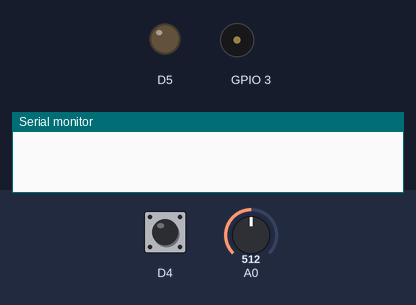
Bench run of a sketch on a simulated ESP8266 (NodeMCU). Shown: output pins drawn as LEDs (lit = HIGH), buzzer (waves = sounding), the last lines printed to the serial monitor. Inputs (shaded band) come from the test bench; at power-on: D4 HIGH, A0 = 512.

Above: at 1.2 s.
1.3 s: D4 pulled LOW for 0.15 s
At 2.5 s:
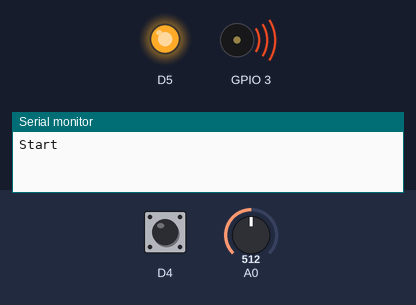
2.9 s: A0 set to 295
4.4 s: A0 set to 272
At 5.5 s:
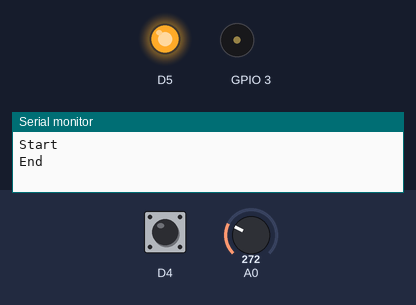
5.9 s: A0 set to 290
At 6.6 s:
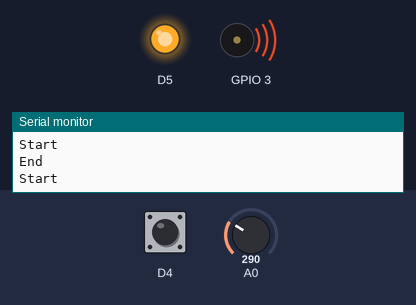
7.4 s: A0 set to 270
At 7.8 s:
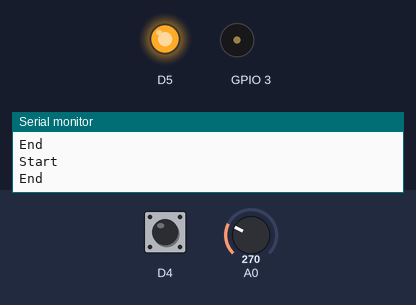
8.9 s: D4 pulled LOW for 1 s
At 9.7 s:
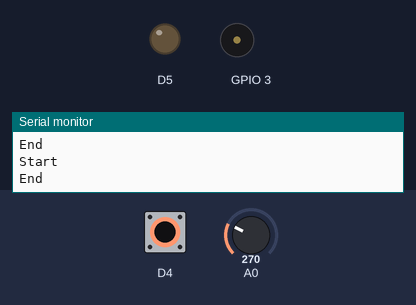
Timing chart, 0 to 11.9 s (numbered marks = the images above; inputs shaded):
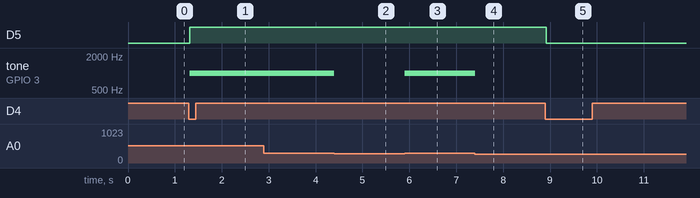

Measured:
- the behaviour switches between 281 and 280 on A0 (found by bisection; images 1 and 2)
- after the input at 1.3 s, D5: LOW → HIGH at once; tone on GPIO 3: silent → 1000 Hz at once
- after the input at 2.9 s, every drawn part: stays the same
- after the input at 4.4 s, tone on GPIO 3: 1000 Hz → silent at once
- after the input at 5.9 s, tone on GPIO 3: silent → 1000 Hz at once
- after the input at 7.4 s, tone on GPIO 3: 1000 Hz → silent at once
- after the input at 8.9 s, D5: HIGH → LOW at once

The sketch:

sketch_sep30a.ino
```cpp
int lastSw = HIGH;
bool armed = false;
bool alarming = false;


void setup()
{
  Serial.begin(9600);
  pinMode(D4, INPUT_PULLUP);  // 스위치
  pinMode(D9, OUTPUT);        // 부저
  pinMode(D13, OUTPUT);       // 상태 LED
}


void loop()
 {
  int sw = digitalRead(D4);
  //Serial.println(sw);

    if (lastSw == HIGH && sw == LOW)
    {   // 방금 눌림
    delay(20);
    armed = !armed;                    // 경보 ON / OFF
    digitalWrite(D13, armed);
        if (!armed)
        {
          noTone(D9);
          alarming = false;
        }

    }

    lastSw = sw;
    //버튼이 눌려있다면 실행한다
    if(armed)
    {
      int v = analogRead(A0);
      if(v > 280 && alarming == false)
      {
        //여기는 어두운 곳
        tone(D9, 1000);
        Serial.println("Start");
        alarming = true;
      }
      if(v <= 280 && alarming == true)
      {
        //여기는 밝은 곳
        noTone(D9);
        Serial.println("End");
        alarming = false;
      }

     }


  }
```
